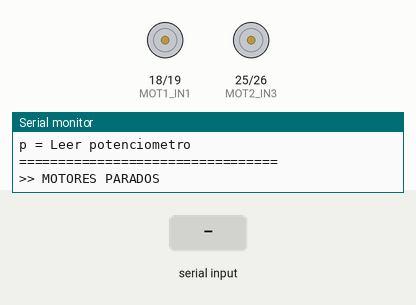
Simulated run of this sketch. Board: ESP32. Parts: motor-driver pin pairs drawn as motors (green arrow = first pin HIGH = forward, orange = second pin HIGH = backward, longer = more drive, scaled by the enable pin), the last lines printed to the serial monitor. Inputs (shaded band) come from the test bench.

Above: at 2.2 s.
2.3 s: "1\n" received over Serial
At 4.7 s:
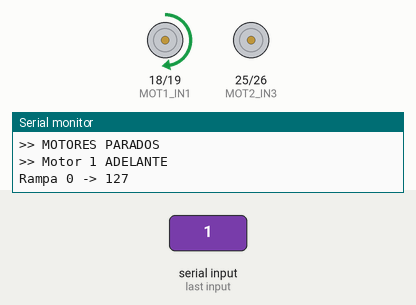
5.3 s: "3\n" received over Serial
At 7.0 s:
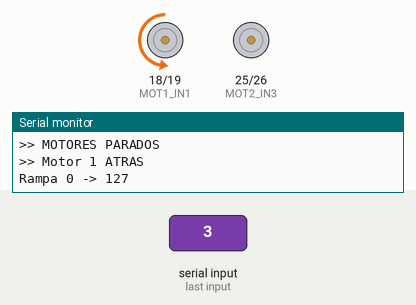
8.3 s: "2\n" received over Serial
At 10.4 s:
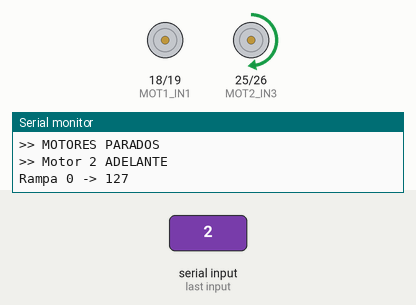
11.3 s: "4\n" received over Serial
At 13.9 s:
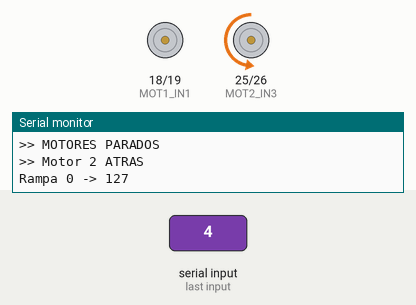
14.3 s: "0\n" received over Serial
At 15.1 s:
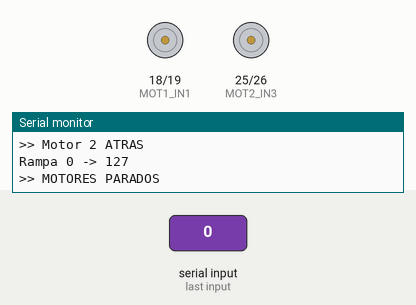
15.8 s: "2\n" received over Serial
At 16.43 s:
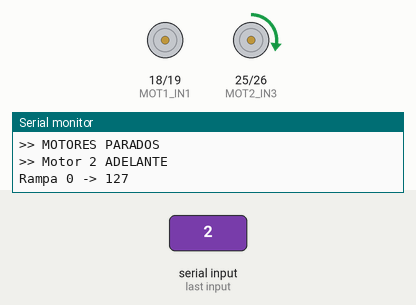
Timing chart, 0 to 18.8 s (numbered marks = the images above; inputs shaded):
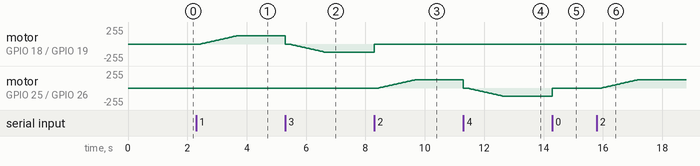

The sketch:

Codigo_main.ino
```cpp
/*
 * TEST de motores - ESP32 + L298N
 * Compatible con Arduino IDE + ESP32 Core 3.x
 */

#define MOT1_EN   23
#define MOT1_IN1  18
#define MOT1_IN2  19

#define MOT2_EN   27
#define MOT2_IN3  25
#define MOT2_IN4  26

#define POT_PIN   34

// PWM
#define PWM_FREQ  5000
#define PWM_RES   8       // 0-255
#define MAX_PWM   127     // 50%

void stopAll() {
  ledcWrite(MOT1_EN, 0);
  ledcWrite(MOT2_EN, 0);

  digitalWrite(MOT1_IN1, LOW);
  digitalWrite(MOT1_IN2, LOW);
  digitalWrite(MOT2_IN3, LOW);
  digitalWrite(MOT2_IN4, LOW);

  Serial.println(">> MOTORES PARADOS");
}

void rampUp(uint8_t pwmPin, int targetPWM) {
  Serial.print("Rampa 0 -> ");
  Serial.println(targetPWM);

  for (int pwm = 0; pwm <= targetPWM; pwm += 5) {
    ledcWrite(pwmPin, pwm);
    delay(50);
  }

  ledcWrite(pwmPin, targetPWM);
}

void setup() {
  Serial.begin(115200);
  delay(1000);

  Serial.println("=================================");
  Serial.println(" TEST DE MOTORES - ESP32 + L298N");
  Serial.println("=================================");
  Serial.println("1 = Motor1 adelante");
  Serial.println("2 = Motor2 adelante");
  Serial.println("3 = Motor1 atras");
  Serial.println("4 = Motor2 atras");
  Serial.println("0 = PARAR");
  Serial.println("p = Leer potenciometro");
  Serial.println("=================================");

  pinMode(MOT1_IN1, OUTPUT);
  pinMode(MOT1_IN2, OUTPUT);
  pinMode(MOT2_IN3, OUTPUT);
  pinMode(MOT2_IN4, OUTPUT);

  pinMode(POT_PIN, INPUT);
  analogReadResolution(12);

  // PWM ESP32 Core 3.x
  ledcAttach(MOT1_EN, PWM_FREQ, PWM_RES);
  ledcAttach(MOT2_EN, PWM_FREQ, PWM_RES);

  stopAll();
}

void loop() {

  if (Serial.available()) {

    char c = Serial.read();

    switch (c) {

      case '1':
        stopAll();
        delay(100);

        Serial.println(">> Motor 1 ADELANTE");

        digitalWrite(MOT1_IN1, HIGH);
        digitalWrite(MOT1_IN2, LOW);

        rampUp(MOT1_EN, MAX_PWM);
        break;

      case '2':
        stopAll();
        delay(100);

        Serial.println(">> Motor 2 ADELANTE");

        digitalWrite(MOT2_IN3, HIGH);
        digitalWrite(MOT2_IN4, LOW);

        rampUp(MOT2_EN, MAX_PWM);
        break;

      case '3':
        stopAll();
        delay(100);

        Serial.println(">> Motor 1 ATRAS");

        digitalWrite(MOT1_IN1, LOW);
        digitalWrite(MOT1_IN2, HIGH);

        rampUp(MOT1_EN, MAX_PWM);
        break;

      case '4':
        stopAll();
        delay(100);

        Serial.println(">> Motor 2 ATRAS");

        digitalWrite(MOT2_IN3, LOW);
        digitalWrite(MOT2_IN4, HIGH);

        rampUp(MOT2_EN, MAX_PWM);
        break;

      case '0':
        stopAll();
        break;

      case 'p':
      case 'P': {
        int val = analogRead(POT_PIN);

        Serial.print("Potenciometro: ");
        Serial.print(val);
        Serial.print(" / 4095 (");
        Serial.print((val * 100) / 4095);
        Serial.println("%)");
        break;
      }

      case '\n':
      case '\r':
        break;

      default:
        Serial.println("Comando no reconocido");
        break;
    }
  }

  delay(10);
}
```

Measured:
- after the input at 2.3 s, motor on GPIO 18 (MOT1_IN1) / GPIO 19 (MOT1_IN2): moves from stopped to forward 127/255 over 1.3 s, starting after 0.15 s
- after the input at 5.3 s, motor on GPIO 18 (MOT1_IN1) / GPIO 19 (MOT1_IN2): moves from forward 127/255 to backward 127/255 over 1.4 s, starting at once
- after the input at 8.3 s, motor on GPIO 18 (MOT1_IN1) / GPIO 19 (MOT1_IN2): backward 127/255 → stopped at once; motor on GPIO 25 (MOT2_IN3) / GPIO 26 (MOT2_IN4): moves from stopped to forward 127/255 over 1.3 s, starting after 0.15 s
- after the input at 11.3 s, motor on GPIO 25 (MOT2_IN3) / GPIO 26 (MOT2_IN4): moves from forward 127/255 to backward 127/255 over 1.4 s, starting at once
- after the input at 14.3 s, motor on GPIO 25 (MOT2_IN3) / GPIO 26 (MOT2_IN4): backward 127/255 → stopped at once
- after the input at 15.8 s, motor on GPIO 25 (MOT2_IN3) / GPIO 26 (MOT2_IN4): moves from stopped to forward 127/255 over 1.3 s, starting after 0.16 s
